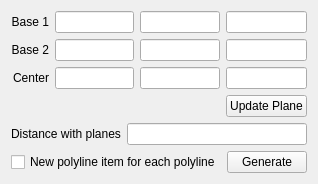
<?xml version="1.0" encoding="UTF-8"?>
<ui version="4.0">
 <class>Polyhedron_slicer_widget</class>
 <widget class="QWidget" name="Polyhedron_slicer_widget">
  <property name="geometry">
   <rect>
    <x>0</x>
    <y>0</y>
    <width>295</width>
    <height>180</height>
   </rect>
  </property>
  <property name="windowTitle">
   <string>Form</string>
  </property>
  <layout class="QGridLayout" name="gridLayout">
   <item row="0" column="0">
    <layout class="QGridLayout">
     <item row="1" column="1">
      <widget class="QLineEdit" name="Base_2_x"/>
     </item>
     <item row="1" column="0">
      <widget class="QLabel" name="Base_2_label">
       <property name="text">
        <string>Base 2</string>
       </property>
       <property name="alignment">
        <set>Qt::AlignRight|Qt::AlignTrailing|Qt::AlignVCenter</set>
       </property>
      </widget>
     </item>
     <item row="0" column="0">
      <widget class="QLabel" name="Base_1_label">
       <property name="text">
        <string>Base 1</string>
       </property>
       <property name="alignment">
        <set>Qt::AlignRight|Qt::AlignTrailing|Qt::AlignVCenter</set>
       </property>
      </widget>
     </item>
     <item row="2" column="0">
      <widget class="QLabel" name="Center_label">
       <property name="text">
        <string>Center</string>
       </property>
       <property name="alignment">
        <set>Qt::AlignRight|Qt::AlignTrailing|Qt::AlignVCenter</set>
       </property>
      </widget>
     </item>
     <item row="0" column="1">
      <widget class="QLineEdit" name="Base_1_x"/>
     </item>
     <item row="2" column="1">
      <widget class="QLineEdit" name="Center_x"/>
     </item>
     <item row="0" column="3">
      <widget class="QLineEdit" name="Base_1_z"/>
     </item>
     <item row="0" column="2">
      <widget class="QLineEdit" name="Base_1_y"/>
     </item>
     <item row="2" column="2">
      <widget class="QLineEdit" name="Center_y"/>
     </item>
     <item row="2" column="3">
      <widget class="QLineEdit" name="Center_z"/>
     </item>
     <item row="1" column="2">
      <widget class="QLineEdit" name="Base_2_y"/>
     </item>
     <item row="1" column="3">
      <widget class="QLineEdit" name="Base_2_z"/>
     </item>
     <item row="3" column="3">
      <widget class="QPushButton" name="Update_plane_button">
       <property name="text">
        <string>Update Plane</string>
       </property>
      </widget>
     </item>
    </layout>
   </item>
   <item row="1" column="0">
    <layout class="QHBoxLayout" name="horizontalLayout">
     <item>
      <widget class="QLabel" name="Distance_with_planes_label">
       <property name="text">
        <string>Distance with planes</string>
       </property>
      </widget>
     </item>
     <item>
      <widget class="QLineEdit" name="Distance_with_planes"/>
     </item>
    </layout>
   </item>
   <item row="3" column="0">
    <layout class="QHBoxLayout">
     <item>
      <widget class="QCheckBox" name="newPolylineItemCheckBox">
       <property name="text">
        <string>New polyline item for each polyline</string>
       </property>
      </widget>
     </item>
     <item>
      <widget class="QPushButton" name="Generate_button">
       <property name="text">
        <string>Generate</string>
       </property>
      </widget>
     </item>
    </layout>
   </item>
  </layout>
 </widget>
 <resources/>
 <connections/>
</ui>
